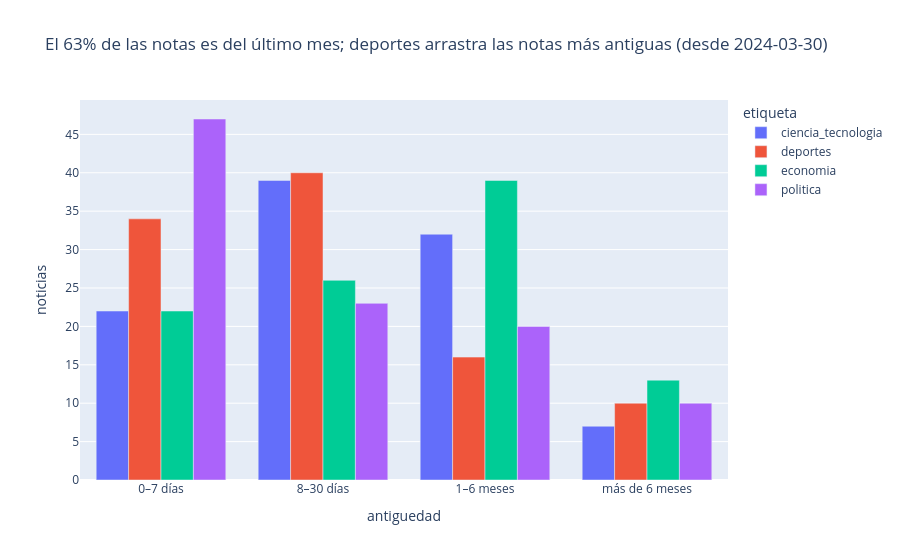

The notebook cell this image was saved under:
### Code cell
dias = (pd.Timestamp(FECHA_DESCARGA[:10]) - pd.to_datetime(df.fecha)).dt.days
orden = ["0–7 días", "8–30 días", "1–6 meses", "más de 6 meses"]
df["antiguedad"] = pd.cut(dias, [-1, 7, 30, 182, 10**5], labels=orden)
por_rango = df.groupby(["antiguedad", "etiqueta"], observed=False).size().reset_index(name="noticias")
pct_mes = (dias <= 30).mean()
mas_vieja = df.groupby("etiqueta").fecha.min().idxmin()
fig2 = px.bar(por_rango, x="antiguedad", y="noticias", color="etiqueta", barmode="group", category_orders={"antiguedad": orden},
              title=f"El {pct_mes:.0%} de las notas es del último mes; {mas_vieja} arrastra las notas más antiguas (desde {df.fecha.min()})")
fig2.show()
print("Rango de fechas por categoría:"); display(df.groupby("etiqueta").fecha.agg(["min", "max"]))

### Figure 1 — Plotly figure (JSON) as saved in the notebook; plotly's stock layout.template omitted (floating-point values rounded to 4 significant figures)
{"data": [{"alignmentgroup": "True", "hovertemplate": "etiqueta=ciencia_tecnologia<br>antiguedad=%{x}<br>noticias=%{y}<extra></extra>", "legendgroup": "ciencia_tecnologia", "marker": {"color": "#636efa", "pattern": {"shape": ""}}, "name": "ciencia_tecnologia", "offsetgroup": "ciencia_tecnologia", "orientation": "v", "showlegend": true, "textposition": "auto", "type": "bar", "x": ["0–7 días", "8–30 días", "1–6 meses", "más de 6 meses"], "xaxis": "x", "y": [22, 39, 32, 7], "yaxis": "y"}, {"alignmentgroup": "True", "hovertemplate": "etiqueta=deportes<br>antiguedad=%{x}<br>noticias=%{y}<extra></extra>", "legendgroup": "deportes", "marker": {"color": "#EF553B", "pattern": {"shape": ""}}, "name": "deportes", "offsetgroup": "deportes", "orientation": "v", "showlegend": true, "textposition": "auto", "type": "bar", "x": ["0–7 días", "8–30 días", "1–6 meses", "más de 6 meses"], "xaxis": "x", "y": [34, 40, 16, 10], "yaxis": "y"}, {"alignmentgroup": "True", "hovertemplate": "etiqueta=economia<br>antiguedad=%{x}<br>noticias=%{y}<extra></extra>", "legendgroup": "economia", "marker": {"color": "#00cc96", "pattern": {"shape": ""}}, "name": "economia", "offsetgroup": "economia", "orientation": "v", "showlegend": true, "textposition": "auto", "type": "bar", "x": ["0–7 días", "8–30 días", "1–6 meses", "más de 6 meses"], "xaxis": "x", "y": [22, 26, 39, 13], "yaxis": "y"}, {"alignmentgroup": "True", "hovertemplate": "etiqueta=politica<br>antiguedad=%{x}<br>noticias=%{y}<extra></extra>", "legendgroup": "politica", "marker": {"color": "#ab63fa", "pattern": {"shape": ""}}, "name": "politica", "offsetgroup": "politica", "orientation": "v", "showlegend": true, "textposition": "auto", "type": "bar", "x": ["0–7 días", "8–30 días", "1–6 meses", "más de 6 meses"], "xaxis": "x", "y": [47, 23, 20, 10], "yaxis": "y"}], "layout": {"barmode": "group", "legend": {"title": {"text": "etiqueta"}, "tracegroupgap": 0}, "title": {"text": "El 63% de las notas es del último mes; deportes arrastra las notas más antiguas (desde 2024-03-30)"}, "xaxis": {"anchor": "y", "categoryarray": ["0–7 días", "8–30 días", "1–6 meses", "más de 6 meses"], "categoryorder": "array", "domain": [0.0, 1.0], "title": {"text": "antiguedad"}}, "yaxis": {"anchor": "x", "domain": [0.0, 1.0], "title": {"text": "noticias"}}}}
